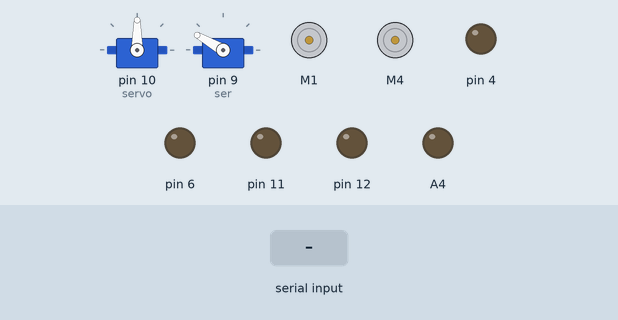
Recording of a sketch running on a simulated Arduino Uno, built with avr-gcc and run on an emulated ATmega328P. Shown: 2 × servo, 2 × DC motor (green arrow = forward, orange = backward, longer = faster), output pins drawn as LEDs (lit = HIGH). The test bench sets the inputs (shaded band). What the sketch prints to the serial monitor is not drawn.

Above: at 1.2 s.
1.3 s: "F" received over Serial
At 2.5 s:
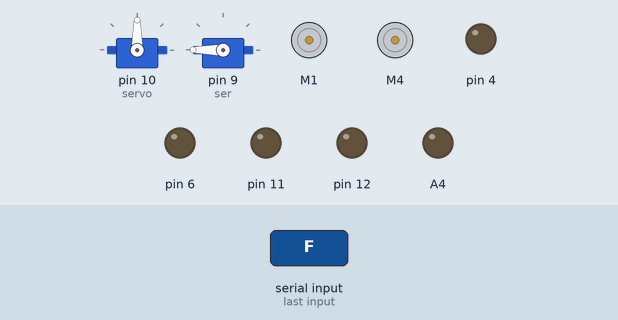
4.3 s: byte 83 (83) received over Serial
At 5.3 s:
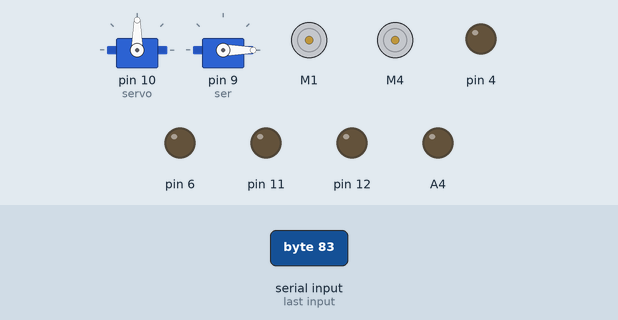
5.8 s: "B" received over Serial
8.8 s: "L" received over Serial
At 10.7 s:
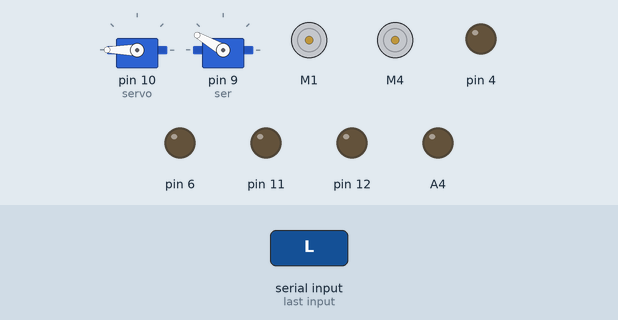
11.0 s: "R" received over Serial
14.0 s: "w" received over Serial
At 14.4 s:
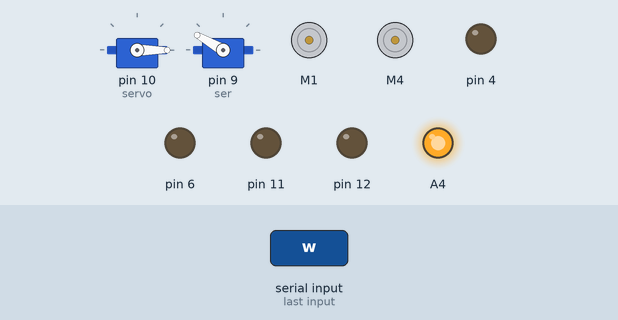
Timing chart, 0 to 17.0 s (numbered marks = the images above; inputs shaded):
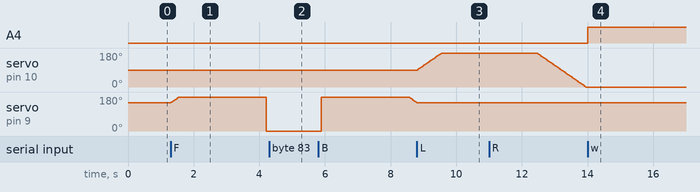

The sketch:

aaaaaaaaaaaaaaaaaaaaaaaaaaa.ino
```cpp
#include <Servo.h>
#include <AFMotor.h>
AF_DCMotor motor1(1);
AF_DCMotor motor2(4);
Servo servo;
Servo ser;
int Tele=0;
float a = 90.0;
float b = 150.0;
void setup()
{
Serial.begin(9600);
pinMode(6,OUTPUT);
pinMode(11,OUTPUT);
pinMode(12,OUTPUT);
pinMode(4,OUTPUT);
pinMode(9,OUTPUT);
servo.attach(10);
servo.write(90);
ser.attach(9);
ser.write(150);
}
void loop()
{
Serial.println(Tele);
if (Serial.available()>0)Tele=Serial.read();
if (Tele == 70)ser.write(b=b+0.5);
if (Tele == 66)ser.write(b=b-0.5);
if (Tele == 76)servo.write(a=a+0.5);
if (Tele == 82)servo.write(a=a-0.5);
if (Tele == 119){analogWrite(A4,255);delay(500);analogWrite(A4,0);}
if (Tele == 120){analogWrite(A4,255);delay(500);analogWrite(A4,0);}
/*if (Tele == 53)servo.write(0);
if (Tele == "2")servo.write(36);
if (Tele == "3")servo.write(72);
if (Tele == "4")servo.write(108);
if (Tele == "5")servo.write(144);
if (Tele == "6")servo.write(180);
if (Tele == "7")servo.write(216);
if (Tele == "8")servo.write(252);
if (Tele == "9")servo.write(288);
if (Tele == 113)servo.write(360);*/
//if (Tele =='I')leftl();
//if (Tele =='G')rightr();
//if (Tele =='J')leftb();
//if (Tele =='H')rightb();
if (Tele == 83)STOP();
}
void GO()
{
  motor1.run(FORWARD);
  motor2.run(FORWARD);
  motor1.setSpeed(255);
  motor2.setSpeed(255);
}
void BACK()
{
  motor1.run(BACKWARD); // задаем движение назад
  motor2.run(BACKWARD); // задаем движение назад
  motor1.setSpeed(255);   // задаем скорость движения
  motor2.setSpeed(255);
}
void LEFT()
{
  motor1.run(FORWARD);
  motor2.run(BACKWARD);
  motor1.setSpeed(255);
  motor2.setSpeed(255);
}
void RIGHT()
{
  motor1.run(BACKWARD);
  motor2.run(FORWARD);
  motor1.setSpeed(255);
  motor2.setSpeed(255);
}
void STOP()
{
  motor1.run(RELEASE);
  motor2.run(RELEASE);
}
//servo.write(360);
```

Measured:
- after the input at 1.3 s, servo on pin 9 (ser): rises from 150° to 180° in 0.24 s, then falls to 0° in 2.7 s
- after the input at 4.3 s, servo on pin 9 (ser): stays 0° (without the input it goes to 1° after 0.33 s)
- after the input at 8.8 s, servo on pin 10 (servo): moves from 90° to 180° over 0.72 s, starting at once; servo on pin 9 (ser): stays 150° (without the input it goes to 149° after 0.00 s)
- after the input at 14.0 s, A4: LOW → HIGH at once
